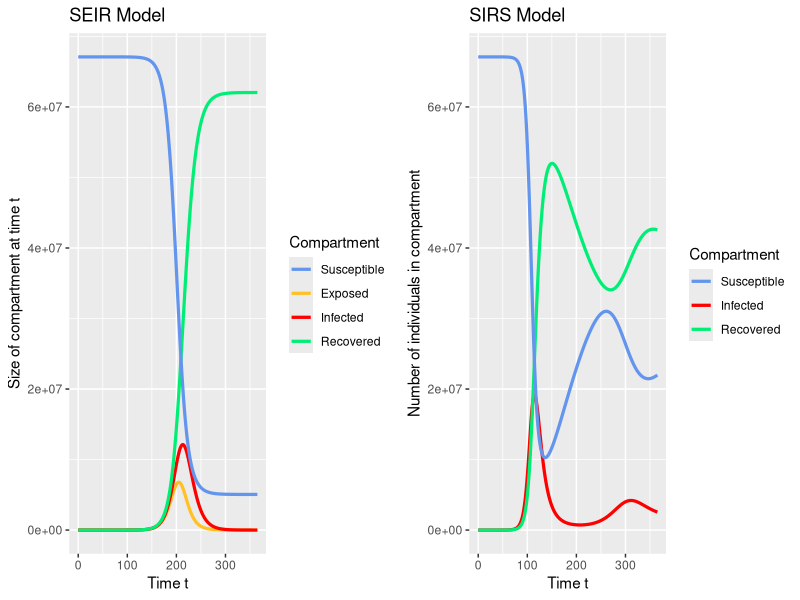
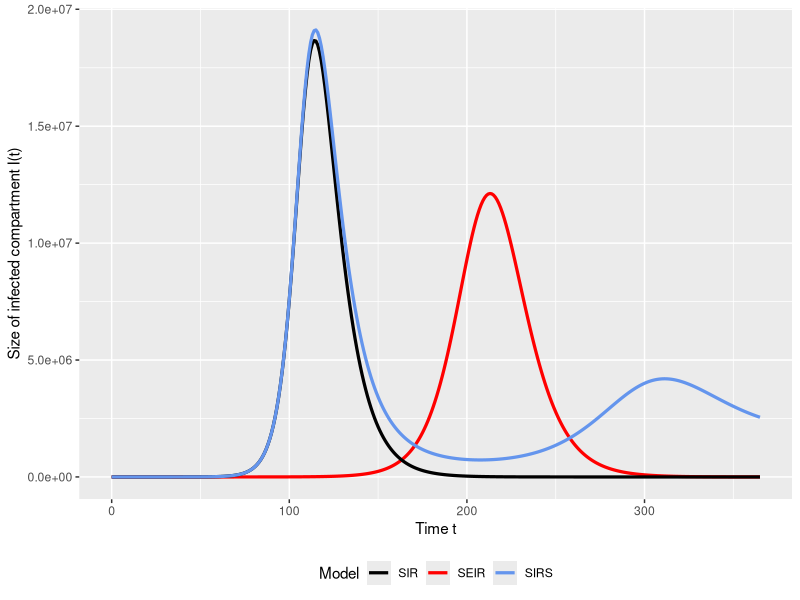
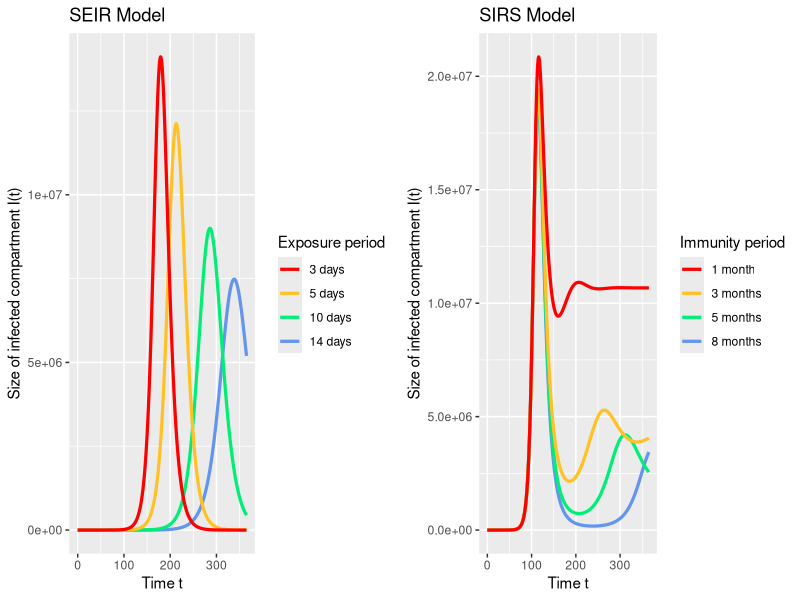

Reproduce these figures in R, in order.
# Install and load required packages:

# install.packages('tidyverse')
# install.packages('ggplot2')
# install.packages('gridExtra')
library(tidyverse)
library(ggplot2)
library(gridExtra)

# We first define the SEIR function:
seir <- function(N, beta, gamma, epsilon, t.end, dt){
  # epsilon = rate of movement from exposed to infected compartment
  # Other parameters are as in the SIR function from Code C.4
  
  St <- N    
  It <- 1
  Et <- 0 # We now initialise the exposed compartment, as well as S, I and R
  Rt <- 0
  
  Susceptible <- c(N)
  Infected <- c(1)
  Exposed <- c(0) # We also include a new vector 'Exposed' to store the E(t) values
  Recovered <- c(0)
  
  t <- seq(0, t.end, dt)  
  
  for (i in 2:length(t)){
    # Use solutions from Equation 2.11:
    St.1 <- St - beta*St*It*dt/N
    Et.1 <- Et + (beta*St*It/N - epsilon*Et)*dt
    It.1 <- It + (epsilon*Et - gamma*It)*dt
    Rt.1 <- Rt + gamma*It*dt
    
    Susceptible <- append(Susceptible, St.1)
    Exposed <- append(Exposed, Et.1)
    Infected <- append(Infected, It.1)
    Recovered <- append(Recovered, Rt.1)
    
    St <- St.1
    Et <- Et.1
    It <- It.1
    Rt <- Rt.1
  }
  
  return(data.frame(t, Susceptible, Exposed, Infected, Recovered)) 
}

# Generate and plot SEIR data:
data.seir <- pivot_longer(seir(67100000, 0.275, 1/10, 1/5, 365, 1), cols=2:5, names_to='cat', values_to = 'n')
p <- ggplot(data.seir, aes(x=t, y=n, color=cat)) + geom_line(lwd=1.1) + xlab('Time t') + ylab('Size of compartment at time t') + labs(color='Compartment') + scale_color_discrete(breaks=c('Susceptible','Exposed','Infected','Recovered'), type=c('goldenrod1','red','springgreen2','cornflowerblue')) + ggtitle('SEIR Model')

# We now define the SIRS function:
sirs <- function(N, beta, gamma, xi, t.end, dt){
  # xi = rate of loss of immunity
  # Other parameters are as in the SIR function from Code C.4
  
  St <- N    
  It <- 1
  Rt <- 0 
  
  Susceptible <- c(N)
  Infected <- c(1)
  Recovered <- c(0)
  
  t <- seq(0, t.end, dt)  
  
  for (i in 2:length(t)){
    # Use solutions from Equation 2.13:
    St.1 <- St + (xi*Rt - beta*St*It/N)*dt
    It.1 <- It + (beta*St*It/N - gamma*It)*dt
    Rt.1 <- Rt + (gamma*It - xi*Rt)*dt
    
    Susceptible <- append(Susceptible, St.1)
    Infected <- append(Infected, It.1)
    Recovered <- append(Recovered, Rt.1)
    
    St <- St.1
    It <- It.1
    Rt <- Rt.1
  }
  
  return(data.frame(t, Susceptible, Infected, Recovered)) 
}

# Generate and plot SIRS data:
data.sirs <- pivot_longer(sirs(67100000, 0.275, 1/10, 1/152, 365, 1), cols=c(2,3,4), names_to='cat', values_to = 'n')
q <- ggplot(data.sirs, aes(x=t, y=n, color=cat)) + geom_line(lwd=1.1) + xlab('Time t') + ylab('Number of individuals in compartment') + labs(color='Compartment') + scale_color_discrete(breaks=c('Susceptible','Infected','Recovered'), type=c('red','springgreen2','cornflowerblue')) + ggtitle('SIRS Model')

# View both plots together:
grid.arrange(p, q, ncol=2)

# We now compare the SIR, SEIR and SIRS models:

# From Code C.4, the SIR function is:
sir <- function(N, beta, gamma, t.end, dt){
  
  St <- N 
  It <- 1
  Rt <- 0
  
  Susceptible <- c(N) 
  Infected <- c(1)
  Recovered <- c(0)
  
  t <- seq(0, t.end, dt) 
  
  for (i in 2:length(t)){
    St.1 <- St - beta*St*It*dt/N
    It.1 <- It + beta*St*It*dt/N - gamma*It*dt
    Rt.1 <- Rt + gamma*It*dt
    
    Susceptible <- append(Susceptible, St.1) 
    Infected <- append(Infected, It.1)
    Recovered <- append(Recovered, Rt.1)
    
    St <- St.1
    It <- It.1
    Rt <- Rt.1
  }
  return(data.frame(t, Susceptible, Infected, Recovered)) 
}

# Create a data frame with generated data from all 3 models combined:
plotdata <- rbind(mutate(sir(67100000, 0.275, 1/10, 365, 1)[,c(1,3)], cat='SIR'),
                  mutate(seir(67100000, 0.275, 1/10, 1/5, 365, 1)[,c(1,4)], cat='SEIR'),
                  mutate(sirs(67100000, 0.275, 1/10, 1/152, 365, 1)[,c(1,3)], cat='SIRS'))

# Plot I(t) for each model to compare:
ggplot(plotdata, aes(x=t, y=Infected, colour=cat)) + geom_line(lwd=1.1) + scale_color_discrete(name='Model', breaks=c('SIR','SEIR','SIRS'), type=c('red','black','cornflowerblue')) + xlab('Time t') + ylab('Size of infected compartment I(t)') + theme(legend.position = 'bottom')

# We now explore the effect of different epsilon/xi values on the shape of the infective curve for the SEIR/SIRS models (respectively):

epsilons <- c(1/3, 1/5, 1/10, 1/14)
xis <- c(1/30, 1/91, 1/152, 1/243)

# Initialise data frames to store the generated data values:
seirdata <- data.frame()
sirsdata <- data.frame()

# Iterate through the lists of values:
for(i in 1:4){
  epsilon <- epsilons[i]
  xi <- xis[i]
  # Generate data for each based on the current iteration, and append to the relevant data frame:
  seirdata <- rbind(seirdata, mutate(seir(67100000, 0.275, 1/10, epsilon, 365, 1)[,c(1,4)], epsilon=epsilon))
  sirsdata <- rbind(sirsdata, mutate(sirs(67100000, 0.275, 1/10, xi, 365, 1)[,c(1,3)], xi=xi))
}

# Plot the generated data for each model:
s <- ggplot(seirdata, aes(x=t, y=Infected, colour=factor(epsilon))) + geom_line(lwd=1.1) + xlab('Time t') + ylab('Size of infected compartment I(t)') + ggtitle('SEIR Model') + scale_color_discrete(name='Exposure period', breaks=epsilons, labels=c('3 days','5 days','10 days','14 days'), type=c('cornflowerblue','springgreen2','goldenrod1','red'))
t <- ggplot(sirsdata, aes(x=t, y=Infected, colour=factor(xi))) + geom_line(lwd=1.1) + xlab('Time t') + ylab('Size of infected compartment I(t)') + ggtitle('SIRS Model') + scale_color_discrete(name='Immunity period', breaks=xis, labels=c('1 month','3 months','5 months','8 months'), type=c('cornflowerblue','springgreen2','goldenrod1','red'))
grid.arrange(s, t, ncol=2)


